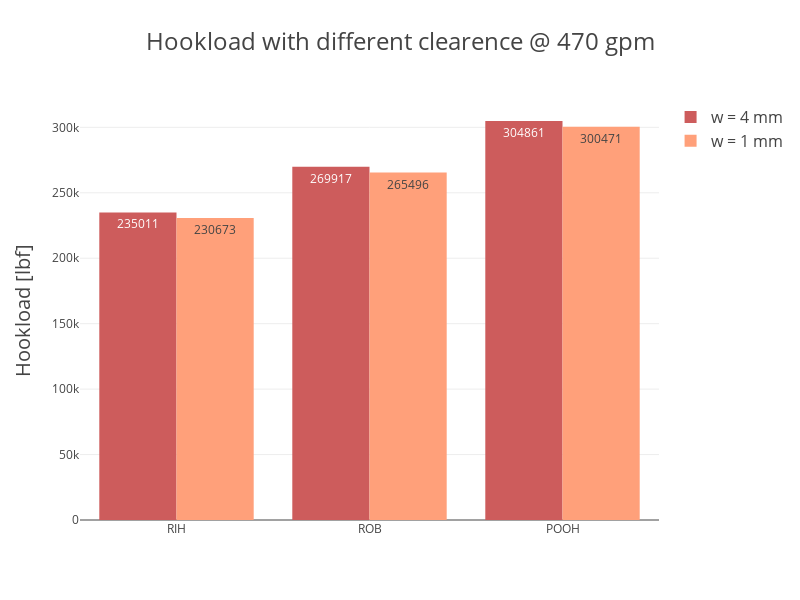

The cell this chart's notebook holds for it:
### Code cell
import plotly.graph_objects as go

trips = ['RIH', 'ROB', 'POOH']
fig = go.Figure()

fig.add_trace(go.Bar(
    x=trips,
    y=[235011, 269917, 304861],
    name='w = 4 mm',
    marker_color='indianred',
    text=[235011, 269917, 304861],
    textposition='auto'
))

fig.add_trace(go.Bar(
    x=trips,
    y=[230673, 265496, 300471],
    name='w = 1 mm',
    marker_color='lightsalmon',
    text=[230673, 265496, 300471],
    textposition='auto'
))

fig.update_layout(
    barmode='group', 
    template= "none",
    title='Hookload with different clearence @ 470 gpm',
    title_font_size=24,
    xaxis=dict(
        titlefont_size=20
    ),
    yaxis=dict(
        title='Hookload [lbf]',
        titlefont_size=20
    ),
    legend=dict(
        traceorder='normal',
        font=dict(
            size=16,
        )
    ),
    height=600, 
    width=800
    )

fig.show()

### Figure 1 — Plotly figure (JSON) as saved in the notebook; plotly's stock layout.template omitted (floating-point values rounded to 4 significant figures)
{"data": [{"marker": {"color": "indianred"}, "name": "w = 4 mm", "text": ["235011", "269917", "304861"], "textposition": "auto", "type": "bar", "x": ["RIH", "ROB", "POOH"], "y": [235011, 269917, 304861]}, {"marker": {"color": "lightsalmon"}, "name": "w = 1 mm", "text": ["230673", "265496", "300471"], "textposition": "auto", "type": "bar", "x": ["RIH", "ROB", "POOH"], "y": [230673, 265496, 300471]}], "layout": {"barmode": "group", "height": 600, "legend": {"font": {"size": 16}, "traceorder": "normal"}, "title": {"font": {"size": 24}, "text": "Hookload with different clearence @ 470 gpm"}, "width": 800, "xaxis": {"title": {"font": {"size": 20}}}, "yaxis": {"title": {"font": {"size": 20}, "text": "Hookload [lbf]"}}}}
